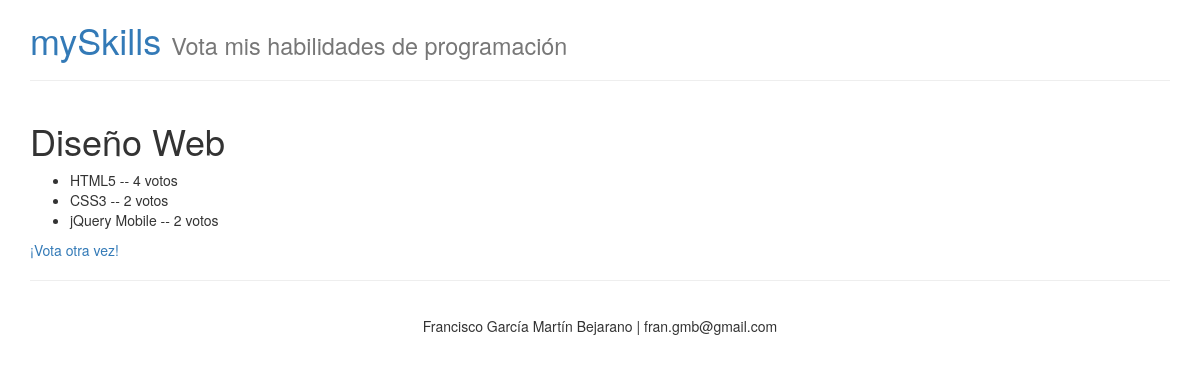
The app's page /skills/7/results/ with its own data.
### skills/models.py (models this page shows, shortened)
class Skill(models.Model):
	skill_text = models.CharField(max_length=200)
	icon = models.CharField(max_length=50)
	pub_date = models.DateTimeField('date published')

class Choice(models.Model):
	skill = models.ForeignKey(Skill)
	choice_text = models.CharField(max_length=200)
	votes = models.IntegerField(default=0)

### skills/views.py (the view)
# urls.py: url(r'^(?P<skill_id>\d+)/results/$', views.results, name='results'),
def results(request, skill_id):
	skill = get_object_or_404(Skill, pk=skill_id)
	return render(request, 'results.html', {'skill': skill})

### skills/context_processor.py (called while the page is built)
def SiteInfo(request):
	return {
		'site_title': settings.SITE_TITLE,
		'site_subtitle': settings.SITE_SUBTITLE,
		'site_credits': settings.SITE_CREDITS,
	}

def LastActivity(request):
	result = {}
	if 'votes' in request.session:
		pks_list = request.session['votes']
		skills = list(Skill.objects.filter(pk__in=pks_list))
		skills.sort(key=lambda t: pks_list.index(t.pk))
		result['last_skills'] = skills
	return result

### skills/templates/results.html
{% extends 'layouts/main.html' %}
{% block content %}
<h1>{{ skill.skill_text }}</h1>
<ul>
	{% for choice in skill.choice_set.all %}
		<li>{{ choice.choice_text }} -- {{ choice.votes }} voto{{ choice.votes|pluralize }}</li>
	{% endfor %}
</ul>
<a href="{% url 'detail' skill.id %}">¡Vota otra vez!</a>
{% endblock %}

### records on screen
Skill: skill_text "Diseño Web"
Choice: choice_text "HTML5", votes "4"
Choice: choice_text "CSS3", votes "2"
Choice: choice_text "jQuery Mobile", votes "2"

### other values on screen
{{ site_title }} "mySkills"
{{ site_subtitle }} "Vota mis habilidades de programación"
{{ site_credits }} "Francisco García Martín Bejarano | fran.gmb@gmail.com"
